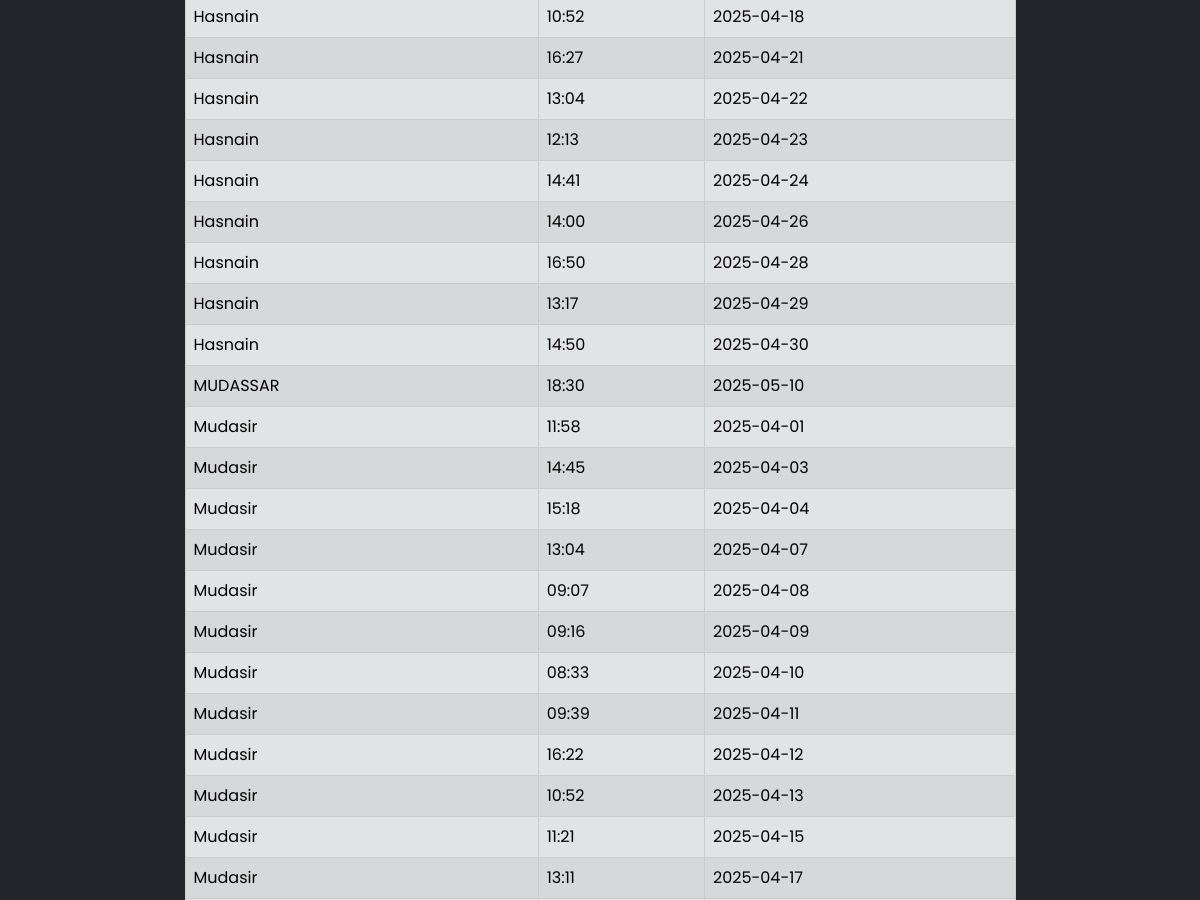
Page /whole (middle part) on the earlier database version.
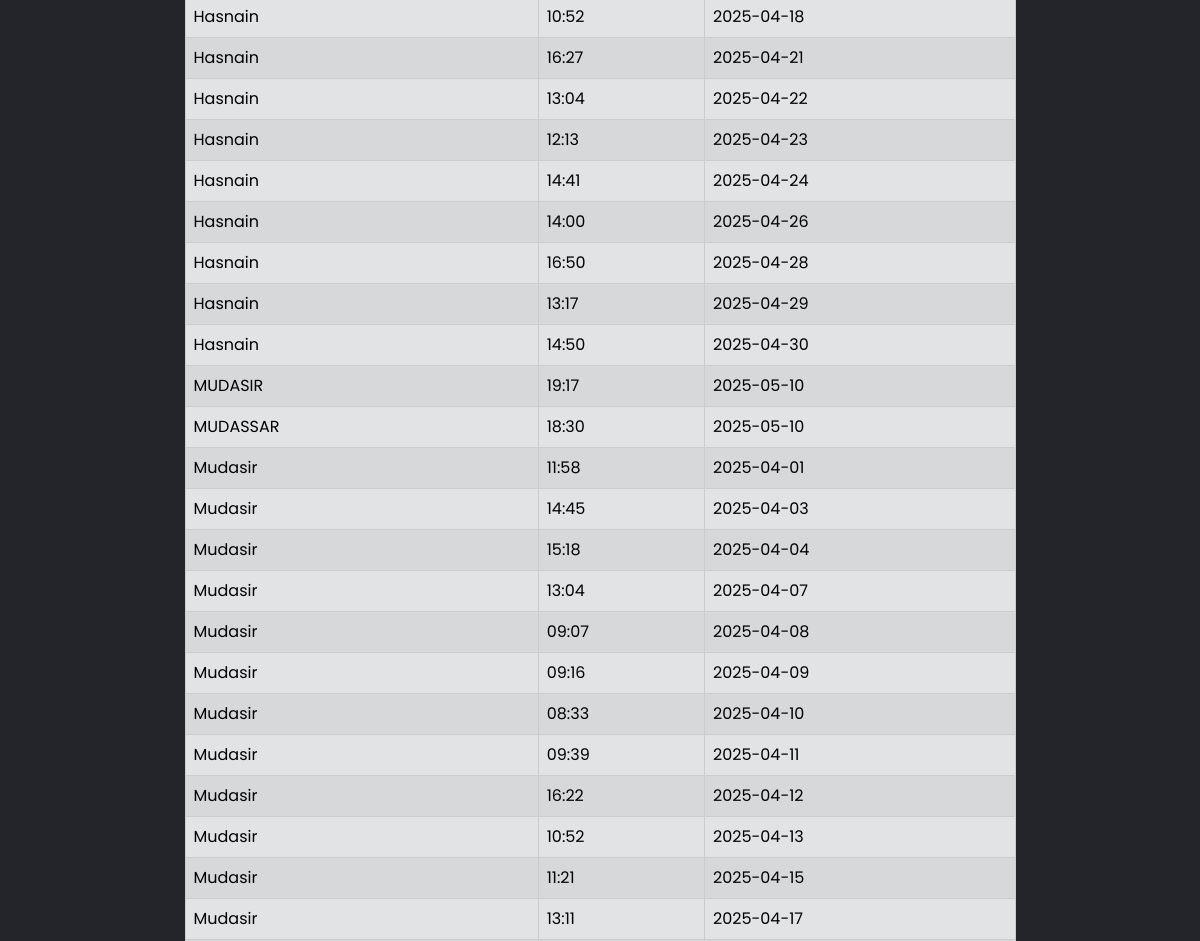
Same page on the later database version.
### tables this page shows
CREATE TABLE Attendance (NAME TEXT, Time TEXT, Date TEXT, UNIQUE(NAME, Date));

### app.py (the view)
@app.route('/whole',methods=["GET","POST"])
def whole():
    today=date.today()
    conn = sqlite3.connect('information.db')
    conn.row_factory = sqlite3.Row
    cur = conn.cursor()
    cursor = cur.execute("SELECT DISTINCT NAME,Time, Date from Attendance")
    rows=cur.fetchall()
    return render_template('AttendanceList.html',rows=rows)

### templates/AttendanceList.html (shortened to what this page needs)
<!doctype html>
<html lang="en">
<head>
  <link href="https://cdn.jsdelivr.net/npm/bootstrap@5.0.2/dist/css/bootstrap.min.css" rel="stylesheet"
>
  <link rel="stylesheet" href="{{ url_for('static', filename='css/style.css') }}">
</head>
<body>
    <div class="container">
        <div class="row justify-content-center">
            <div class="col-md-9">
                <table class="table table-secondary table-striped table-bordered table-hover mb-5" >
                    <tbody>
                        {% for row in rows %}
                            <tr>
                                <td>{{row["NAME"]}}</td>
                                <td>{{row["Time"]}}</td>
                                <td>{{row["Date"]}}</td>
                            </tr>
                        {% endfor %}
                    </tbody>
                </table>
            </div>
        </div>
    </div>
</body>
</html>

### static/css/style.css (style rules this page uses)
* { margin: 0; padding: 0; box-sizing: border-box; font-family: "Poppins", sans-serif; }
body { background: #23252a; }

Differences in the rows shown:
added Attendance: NAME "MUDASIR", Time "19:17", Date "2025-05-10"
